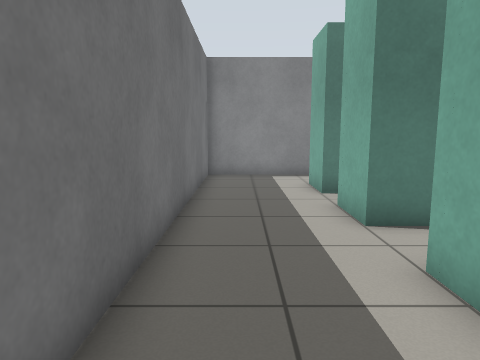
view 1 (above)

24 first-person views from a walk through a world built for the Gazebo simulator. The camera is 0.94 m above the floor, tilts 8° down and sees 70° across. The floor is counted in squares, 0.5 m on a side. Each view is taken from the middle of a square. On the plan, view 1 faces up. The plan holds only what a view shows up to about 17 squares ahead; the rest is blank.

view 2
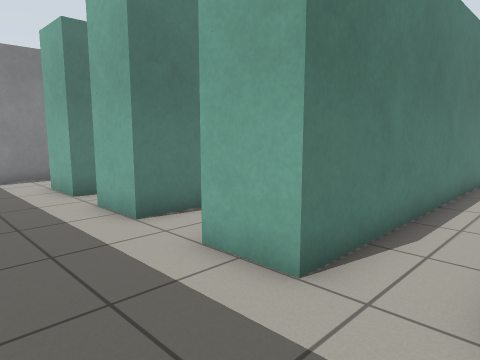

view 3
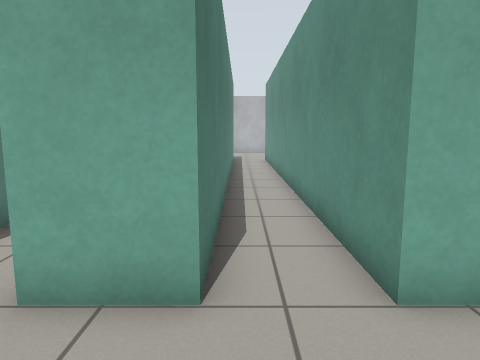

view 4
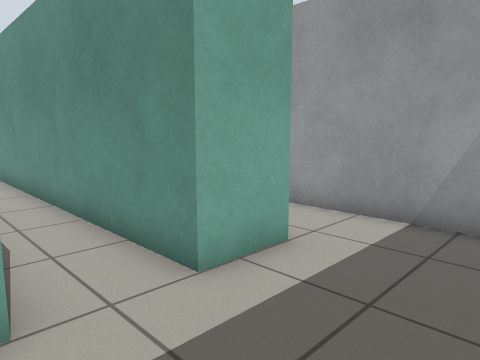

view 5
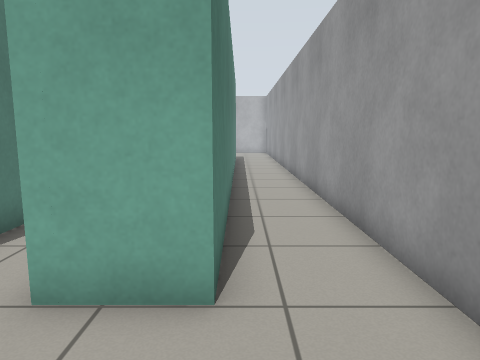

view 6
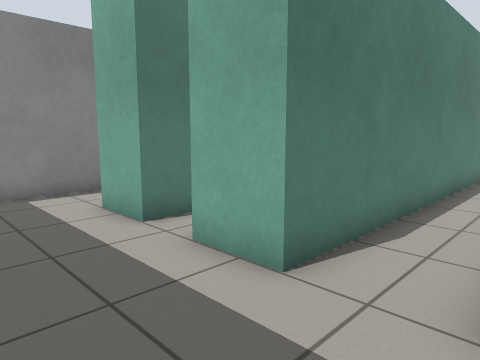

view 7
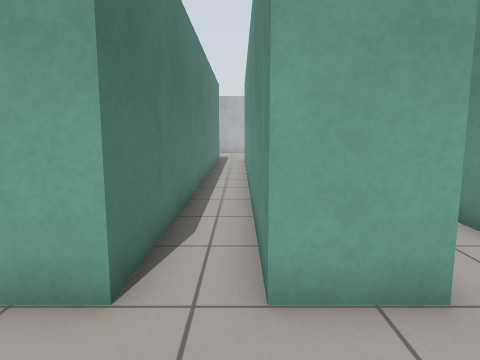

view 8
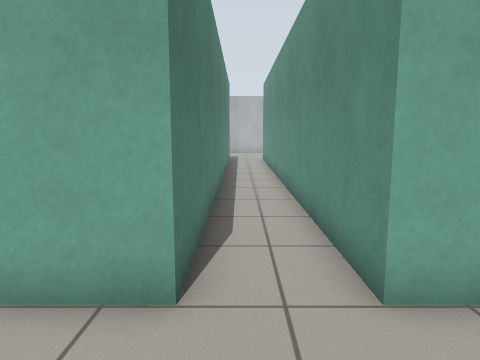

view 9
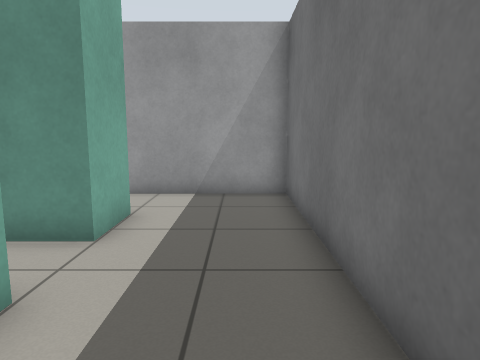

view 10
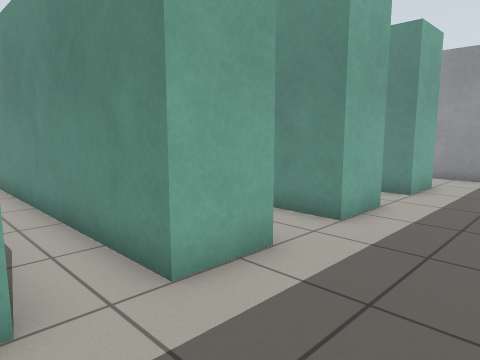

view 11
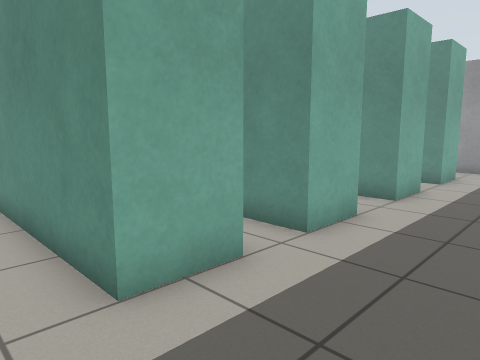

view 12
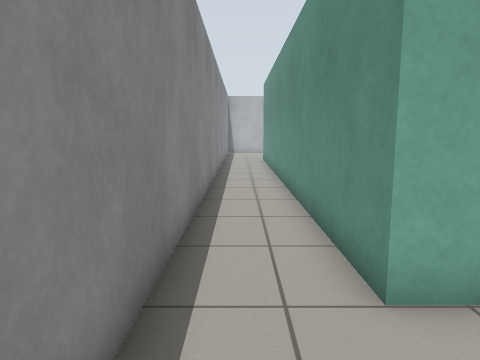

view 13
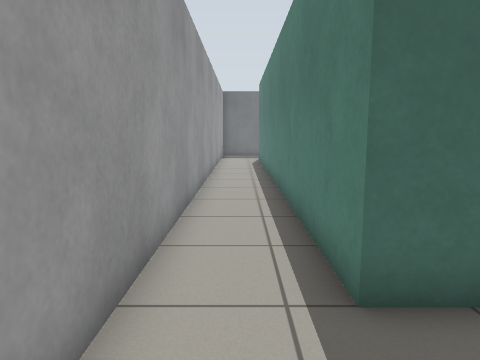

view 14
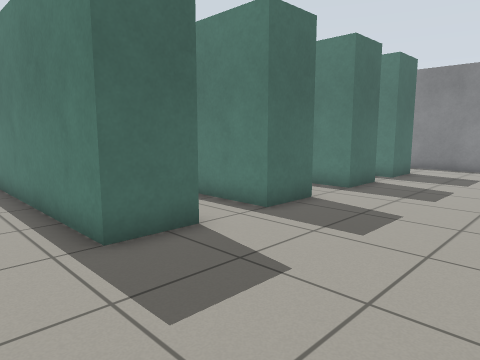

view 15
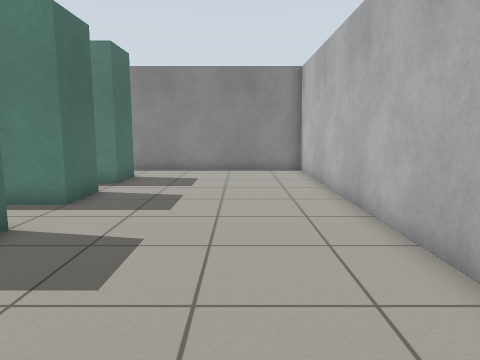

view 16
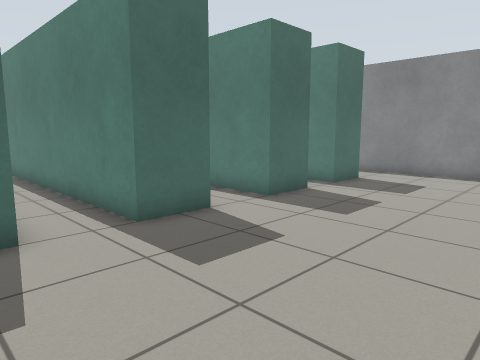

view 17
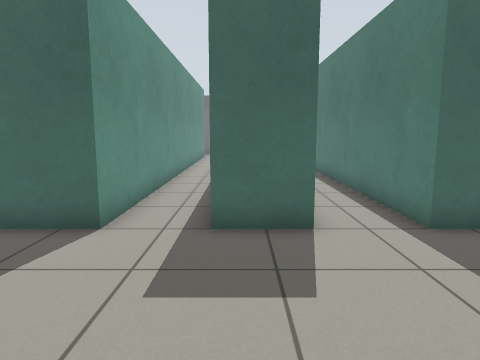

view 18
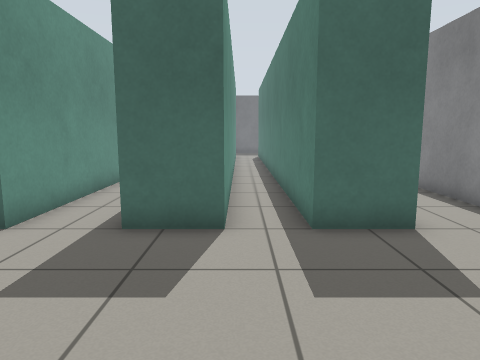

view 19
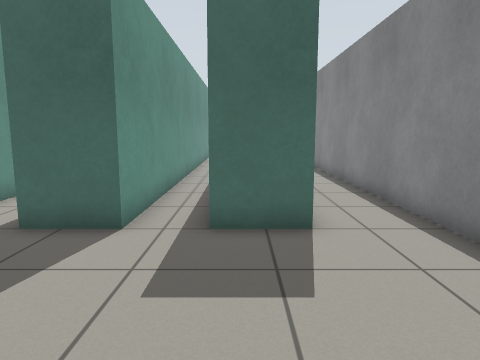

view 20
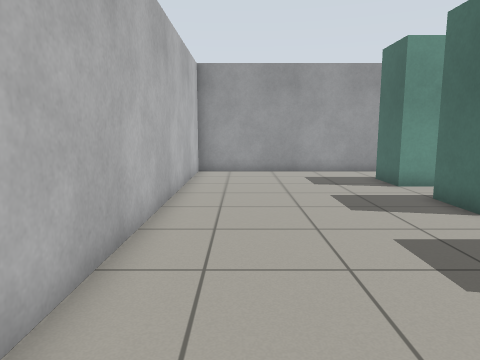

view 21
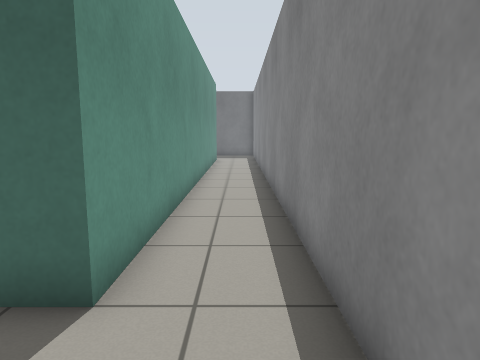

view 22
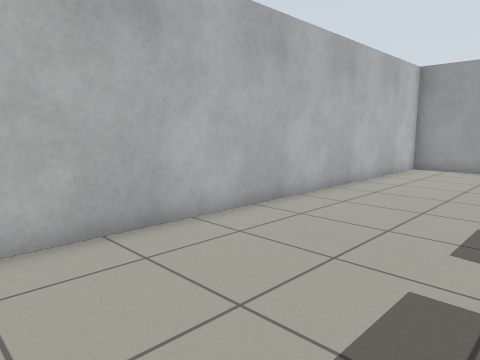

view 23
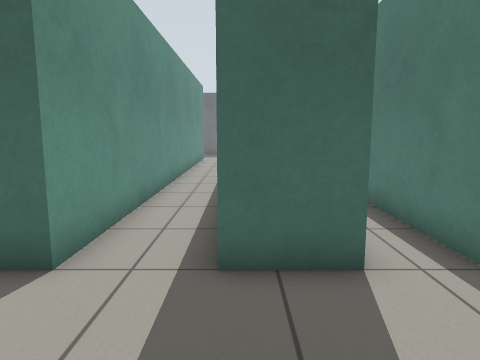

view 24
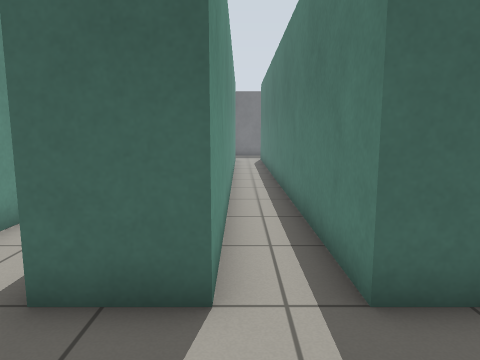

### Floor plan
Points are (right, up) in squares from view 1. A wall is a line through its corners. A room is listed if a view was taken in it or the views show most of it. See-through windows are left out.
Room 1 (views 1, 2, 3, 4, 5, 6, 7, 8, 9, 10, 11, 12, 13, 14, 15, 16, 17, 18, 19, 20, 21, 22, 23, 24)
walls: (22.5, 4.4) (22.5, 2.4) (2.5, 2.4) (2.5, 4.4) (22.5, 4.4); (22.5, 6.7) (2.5, 6.7) (2.5, 8.7) (22.5, 8.7) (22.5, 6.7); (22.5, 0.3) (22.5, -1.7) (2.5, -1.7) (2.5, 0.3) (22.5, 0.3); (22.5, 10.4) (2.5, 10.4) (2.5, 12.4) (22.5, 12.4) (22.5, 10.4); (30, -4.3) (30, 15.1) (-1.4, 15.1) (-1.4, -4.3) (30, -4.3)

Positions as (right, up) in squares from view 1, and headings:
1: (0, 0), facing up
2: (-1, 0), facing up-right
3: (-1, 2), facing right
4: (-1, 3), facing down-right
5: (-1, -2), facing right
6: (-1, 4), facing up-right
7: (-1, 9), facing right
8: (-1, 6), facing right
9: (0, 6), facing down
10: (-1, 11), facing down-right
11: (-1, 14), facing down-right
12: (-1, 14), facing right
13: (26, -3), facing left
14: (28, -4), facing up-left
15: (27, -2), facing up
16: (29, -1), facing up-left
17: (29, 3), facing left
18: (29, 9), facing left
19: (29, 11), facing left
20: (28, 12), facing down
21: (26, 14), facing left
22: (24, 14), facing down-right
23: (27, 7), facing left
24: (26, 9), facing left
